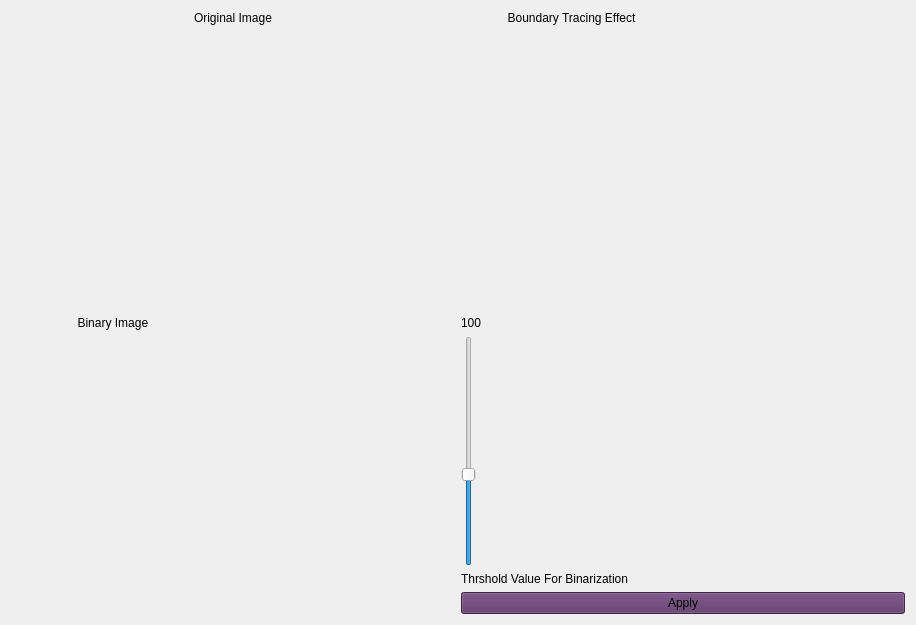
<?xml version="1.0" encoding="UTF-8"?>
<ui version="4.0">
 <class>Form</class>
 <widget class="QWidget" name="Form">
  <property name="geometry">
   <rect>
    <x>0</x>
    <y>0</y>
    <width>916</width>
    <height>625</height>
   </rect>
  </property>
  <property name="windowTitle">
   <string>Form</string>
  </property>
  <layout class="QVBoxLayout" name="verticalLayout">
   <item>
    <layout class="QVBoxLayout" name="equalizer_layout">
     <item>
      <layout class="QGridLayout" name="gridLayout">
       <item row="0" column="1">
        <layout class="QVBoxLayout" name="Boundary_tracing_layout">
         <item>
          <widget class="QLabel" name="label_2">
           <property name="styleSheet">
            <string notr="true">
font: 75 italic 12pt &quot;Ubuntu Condensed&quot;;
</string>
           </property>
           <property name="text">
            <string>              Boundary Tracing Effect</string>
           </property>
          </widget>
         </item>
         <item>
          <spacer name="verticalSpacer_2">
           <property name="orientation">
            <enum>Qt::Vertical</enum>
           </property>
           <property name="sizeHint" stdset="0">
            <size>
             <width>20</width>
             <height>40</height>
            </size>
           </property>
          </spacer>
         </item>
        </layout>
       </item>
       <item row="1" column="0">
        <layout class="QVBoxLayout" name="Binary_image_layout">
         <item>
          <widget class="QLabel" name="label_3">
           <property name="styleSheet">
            <string notr="true">
font: 75 italic 12pt &quot;Ubuntu Condensed&quot;;</string>
           </property>
           <property name="text">
            <string>                    Binary Image</string>
           </property>
          </widget>
         </item>
         <item>
          <spacer name="verticalSpacer_3">
           <property name="orientation">
            <enum>Qt::Vertical</enum>
           </property>
           <property name="sizeHint" stdset="0">
            <size>
             <width>20</width>
             <height>40</height>
            </size>
           </property>
          </spacer>
         </item>
        </layout>
       </item>
       <item row="0" column="0">
        <layout class="QVBoxLayout" name="image_layout">
         <item alignment="Qt::AlignHCenter">
          <widget class="QLabel" name="label">
           <property name="styleSheet">
            <string notr="true">font: 75 italic 12pt &quot;Ubuntu Condensed&quot;;
</string>
           </property>
           <property name="text">
            <string>Original Image</string>
           </property>
          </widget>
         </item>
         <item>
          <spacer name="spacer">
           <property name="orientation">
            <enum>Qt::Vertical</enum>
           </property>
           <property name="sizeHint" stdset="0">
            <size>
             <width>20</width>
             <height>40</height>
            </size>
           </property>
          </spacer>
         </item>
        </layout>
       </item>
       <item row="1" column="1">
        <layout class="QVBoxLayout" name="equalized_histogram_layout">
         <item>
          <widget class="QLabel" name="thershold_value">
           <property name="text">
            <string>100                                                                                 </string>
           </property>
          </widget>
         </item>
         <item>
          <widget class="QSlider" name="threshold_value">
           <property name="maximum">
            <number>255</number>
           </property>
           <property name="singleStep">
            <number>5</number>
           </property>
           <property name="value">
            <number>100</number>
           </property>
           <property name="orientation">
            <enum>Qt::Vertical</enum>
           </property>
          </widget>
         </item>
         <item>
          <widget class="QLabel" name="label_4">
           <property name="text">
            <string>Thrshold Value For Binarization</string>
           </property>
          </widget>
         </item>
         <item>
          <widget class="QPushButton" name="histogram_btn">
           <property name="cursor">
            <cursorShape>PointingHandCursor</cursorShape>
           </property>
           <property name="styleSheet">
            <string notr="true">background-color: rgb(92, 53, 102);
</string>
           </property>
           <property name="text">
            <string>Apply</string>
           </property>
          </widget>
         </item>
        </layout>
       </item>
      </layout>
     </item>
     <item>
      <layout class="QHBoxLayout" name="horizontalLayout"/>
     </item>
    </layout>
   </item>
  </layout>
 </widget>
 <resources/>
 <connections/>
</ui>
